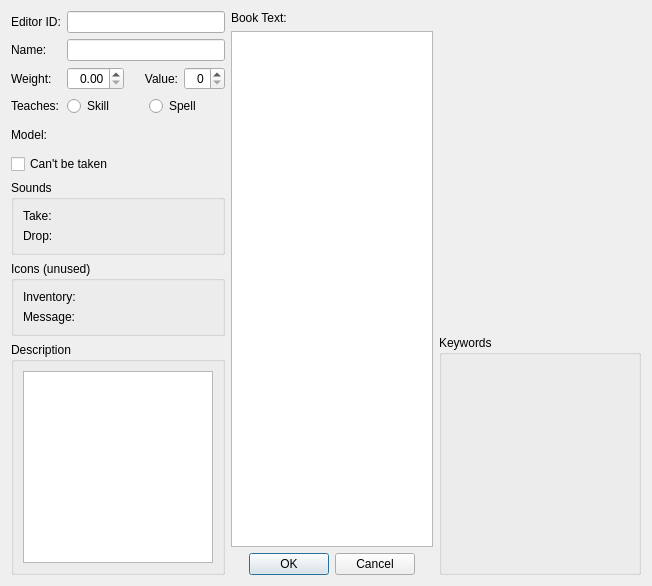
<?xml version="1.0" encoding="UTF-8"?>
<ui version="4.0">
 <class>FormDialogBook</class>
 <widget class="QDialog" name="FormDialogBook">
  <property name="windowTitle">
   <string>Book</string>
  </property>
  <layout class="QGridLayout" name="gridLayout_4" rowstretch="3,2,0" columnstretch="3,4,4">
   <item row="0" column="0" rowspan="3">
    <layout class="QVBoxLayout" name="verticalLayout">
     <item>
      <layout class="QGridLayout" name="baseDataLayout">
       <item row="0" column="0">
        <widget class="QLabel" name="label">
         <property name="text">
          <string>Editor ID:</string>
         </property>
         <property name="buddy">
          <cstring>editorID</cstring>
         </property>
        </widget>
       </item>
       <item row="2" column="2">
        <spacer name="horizontalSpacer">
         <property name="orientation">
          <enum>Qt::Horizontal</enum>
         </property>
         <property name="sizeType">
          <enum>QSizePolicy::Fixed</enum>
         </property>
         <property name="sizeHint" stdset="0">
          <size>
           <width>8</width>
           <height>8</height>
          </size>
         </property>
        </spacer>
       </item>
       <item row="0" column="1" colspan="4">
        <widget class="QLineEdit" name="editorID"/>
       </item>
       <item row="1" column="1" colspan="4">
        <widget class="QLineEdit" name="name"/>
       </item>
       <item row="4" column="0" colspan="5">
        <widget class="DKFormPicker" name="teachSpell">
         <property name="whatsThis">
          <string>&lt;p&gt;A book can optionally be configured to increase one of the player's skills when they read it for the first time, or to teach the player a new spell.&lt;/p&gt;
&lt;p&gt;Note that if a book is set to teach a spell (i.e. if it's a Spell Tome), then the player won't be able to see the text of the book. If they try to use the book, it will either be consumed instantly (if the player doesn't already know the spell) or fail to activate.&lt;/p&gt;</string>
         </property>
        </widget>
       </item>
       <item row="2" column="0">
        <widget class="QLabel" name="label_3">
         <property name="text">
          <string>Weight:</string>
         </property>
         <property name="buddy">
          <cstring>weight</cstring>
         </property>
        </widget>
       </item>
       <item row="5" column="0">
        <widget class="QLabel" name="label_8">
         <property name="text">
          <string>Model:</string>
         </property>
         <property name="buddy">
          <cstring>model</cstring>
         </property>
        </widget>
       </item>
       <item row="1" column="0">
        <widget class="QLabel" name="label_2">
         <property name="text">
          <string>Name:</string>
         </property>
         <property name="buddy">
          <cstring>name</cstring>
         </property>
        </widget>
       </item>
       <item row="3" column="0">
        <widget class="QLabel" name="label_5">
         <property name="text">
          <string>Teaches:</string>
         </property>
        </widget>
       </item>
       <item row="2" column="4">
        <widget class="QSpinBox" name="value">
         <property name="alignment">
          <set>Qt::AlignRight|Qt::AlignTrailing|Qt::AlignVCenter</set>
         </property>
        </widget>
       </item>
       <item row="3" column="1" colspan="4">
        <layout class="QHBoxLayout" name="horizontalLayout">
         <item>
          <widget class="QRadioButton" name="teachTypeSkill">
           <property name="text">
            <string>Skill</string>
           </property>
          </widget>
         </item>
         <item>
          <widget class="QRadioButton" name="teachTypeSpell">
           <property name="text">
            <string>Spell</string>
           </property>
          </widget>
         </item>
        </layout>
       </item>
       <item row="2" column="3">
        <widget class="QLabel" name="label_4">
         <property name="text">
          <string>Value:</string>
         </property>
         <property name="alignment">
          <set>Qt::AlignRight|Qt::AlignTrailing|Qt::AlignVCenter</set>
         </property>
         <property name="buddy">
          <cstring>value</cstring>
         </property>
        </widget>
       </item>
       <item row="2" column="1">
        <widget class="QDoubleSpinBox" name="weight">
         <property name="alignment">
          <set>Qt::AlignRight|Qt::AlignTrailing|Qt::AlignVCenter</set>
         </property>
        </widget>
       </item>
       <item row="6" column="0" colspan="5">
        <widget class="DKFormDestructionDataButton" name="destructionData"/>
       </item>
       <item row="5" column="1" colspan="4">
        <widget class="DKFormNIFPicker" name="model"/>
       </item>
      </layout>
     </item>
     <item>
      <widget class="QCheckBox" name="flagCantBeTaken">
       <property name="text">
        <string>Can't be taken</string>
       </property>
      </widget>
     </item>
     <item>
      <widget class="QGroupBox" name="groupBox">
       <property name="title">
        <string>Sounds</string>
       </property>
       <layout class="QGridLayout" name="gridLayout">
        <item row="0" column="0">
         <widget class="QLabel" name="label_9">
          <property name="text">
           <string>Take:</string>
          </property>
          <property name="buddy">
           <cstring>takeSound</cstring>
          </property>
         </widget>
        </item>
        <item row="1" column="0">
         <widget class="QLabel" name="label_10">
          <property name="text">
           <string>Drop:</string>
          </property>
          <property name="buddy">
           <cstring>dropSound</cstring>
          </property>
         </widget>
        </item>
        <item row="0" column="1">
         <widget class="DKFormPicker" name="takeSound"/>
        </item>
        <item row="1" column="1">
         <widget class="DKFormPicker" name="dropSound"/>
        </item>
       </layout>
      </widget>
     </item>
     <item>
      <widget class="QGroupBox" name="gridGroupBox_3">
       <property name="title">
        <string>Icons (unused)</string>
       </property>
       <layout class="QGridLayout" name="iconsLayout">
        <item row="1" column="0">
         <widget class="QLabel" name="label_7">
          <property name="text">
           <string>Message:</string>
          </property>
          <property name="buddy">
           <cstring>messageIcon</cstring>
          </property>
         </widget>
        </item>
        <item row="0" column="0">
         <widget class="QLabel" name="label_6">
          <property name="text">
           <string>Inventory:</string>
          </property>
          <property name="buddy">
           <cstring>inventoryIcon</cstring>
          </property>
         </widget>
        </item>
        <item row="0" column="1">
         <widget class="DKGameFilePicker" name="inventoryIcon">
          <property name="standardConfiguration">
           <enum>DKGameFilePicker::Textures</enum>
          </property>
         </widget>
        </item>
        <item row="1" column="1">
         <widget class="DKGameFilePicker" name="messageIcon">
          <property name="standardConfiguration">
           <enum>DKGameFilePicker::Textures</enum>
          </property>
         </widget>
        </item>
       </layout>
      </widget>
     </item>
     <item>
      <widget class="QGroupBox" name="groupBox_2">
       <property name="title">
        <string>Description</string>
       </property>
       <layout class="QGridLayout" name="gridLayout_2">
        <item row="0" column="0">
         <widget class="QPlainTextEdit" name="description">
          <property name="whatsThis">
           <string>&lt;p&gt;This text is displayed in the inventory menu, on the book's &quot;item card.&quot;&lt;/p&gt;</string>
          </property>
         </widget>
        </item>
       </layout>
      </widget>
     </item>
    </layout>
   </item>
   <item row="0" column="1" rowspan="2">
    <layout class="QVBoxLayout" name="layoutBookContent">
     <item>
      <widget class="QLabel" name="label_11">
       <property name="text">
        <string>Book Text:</string>
       </property>
       <property name="buddy">
        <cstring>bookContent</cstring>
       </property>
      </widget>
     </item>
     <item>
      <widget class="QPlainTextEdit" name="bookContent">
       <property name="whatsThis">
        <string>&lt;p&gt;The text of the book. If the book doesn't teach a Spell, then the player will see this text when they attempt to read it. Most formatting in books is done using a simplified version of HTML. Comments are supported, as are the following HTML tags: &lt;code&gt;b&lt;/code&gt;, &lt;code&gt;i&lt;/code&gt;, &lt;code&gt;u&lt;/code&gt;, &lt;code&gt;font&lt;/code&gt;, &lt;code&gt;br&lt;/code&gt;, &lt;code&gt;p&lt;/code&gt;, &lt;code&gt;ul&lt;/code&gt; and &lt;code&gt;li&lt;/code&gt; for bulleted lists, and &lt;code&gt;img&lt;/code&gt;. Additionally, some custom non-HTML formatting is supported.&lt;/p&gt;
&lt;p&gt;Notes on the HTML formatting:&lt;/p&gt;
&lt;ul&gt;
   &lt;li&gt;&lt;p&gt;Books don't collapse or hide whitespace, so the &lt;code&gt;br&lt;/code&gt; tag isn't strictly necessary. The &lt;code&gt;p&lt;/code&gt; tag adds one line's worth of blank space at its end, but is only strictly necessary for text alignment: you can set the &lt;code&gt;align&lt;/code&gt; alignment to &lt;code&gt;left&lt;/code&gt;, &lt;code&gt;center&lt;/code&gt;, &lt;code&gt;right&lt;/code&gt;, or &lt;code&gt;justify&lt;/code&gt;.&lt;/p&gt;&lt;/li&gt;
   &lt;li&gt;&lt;p&gt;The &lt;code&gt;font&lt;/code&gt; tag supports four attributes: &lt;code&gt;color&lt;/code&gt;, &lt;code&gt;face&lt;/code&gt;, &lt;code&gt;size&lt;/code&gt;, and the non-standard &lt;code&gt;alpha&lt;/code&gt; attribute. The &lt;code&gt;color&lt;/code&gt; attribute takes a color in hex format (e.g. &lt;code&gt;#FF0000&lt;/code&gt;); the &lt;code&gt;alpha&lt;/code&gt; attribute controls the opacity of the text, and takes a single hex octet (i.e. &lt;code&gt;#00&lt;/code&gt; to &lt;code&gt;#FF&lt;/code&gt;); and the &lt;code&gt;size&lt;/code&gt; attribute takes an integer point size. The supported fonts that can be referenced in the &lt;code&gt;face&lt;/code&gt; attribute are &lt;code&gt;$SkyrimBooks&lt;/code&gt;, &lt;code&gt;$HandwrittenBold&lt;/code&gt;, &lt;code&gt;$DaedricFont&lt;/code&gt;, &lt;code&gt;$DragonFont&lt;/code&gt;, &lt;code&gt;$DwemerFont&lt;/code&gt;, &lt;code&gt;$FalmerFont&lt;/code&gt;, and &lt;code&gt;$MageScriptFont&lt;/code&gt;.&lt;/p&gt;&lt;/li&gt;
   &lt;li&gt;&lt;p&gt;The &lt;code&gt;img&lt;/code&gt; tag takes a &lt;code&gt;src&lt;/code&gt; attribute and optional &lt;code&gt;width&lt;/code&gt; and &lt;code&gt;height&lt;/code&gt; attributes. The former should be a URI using the &lt;code&gt;img://&lt;/code&gt; protocol, and should specify the full path to a texture file including the Textures folder but not including the Data folder (e.g. &lt;code&gt;img://Textures/Interface/Books/Illuminated_Letters/X_letter.png&lt;/code&gt;). Note that the game's pagination system doesn't account for the size of images: if an image is too low on the page, and too large, it will run off the bottom edge of the page. Use page breaks (see below) to manually force the image to the next page.&lt;/p&gt;&lt;/li&gt;
&lt;/ul&gt;
&lt;p&gt;The non-HTML formatting is as follows:&lt;/p&gt;
&lt;dl&gt;
   &lt;dt&gt;&lt;b&gt;[pagebreak]&lt;/b&gt;&lt;/dt&gt;
      &lt;dd&gt;&lt;p&gt;Breaks to the next page. Must be on its own line.&lt;/p&gt;&lt;/dd&gt;
   &lt;dt&gt;&lt;b&gt;quest text replacement codes&lt;/b&gt;&lt;/dt&gt;
      &lt;dd&gt;&lt;p&gt;There are various custom formatting codes that can act as placeholders, to be filled with actor names, pronouns, and so on. These use angle brackets but are not HTML. There are too many of these codes to document here, but examples include: &lt;code&gt;&amp;lt;Alias=Player&amp;gt;&lt;/code&gt;, which will be replaced with the player's current name at display time; and &lt;code&gt;&amp;lt;Alias.Pronoun=Player&amp;gt;&lt;/code&gt;, which will be replaced with the player's subject-pronoun (e.g. &quot;she&quot;).&lt;/p&gt;&lt;/dd&gt;
&lt;/dl&gt;</string>
       </property>
      </widget>
     </item>
    </layout>
   </item>
   <item row="0" column="2">
    <widget class="DKPapyrusBoundScriptListPane" name="scriptListPane"/>
   </item>
   <item row="1" column="2" rowspan="2">
    <widget class="QGroupBox" name="groupBox_3">
     <property name="title">
      <string>Keywords</string>
     </property>
     <layout class="QGridLayout" name="gridLayout_3">
      <item row="0" column="0">
       <widget class="DKFormListPane" name="keywords"/>
      </item>
     </layout>
    </widget>
   </item>
   <item row="2" column="1">
    <layout class="QHBoxLayout" name="horizontalLayout_2">
     <item>
      <spacer name="horizontalSpacer_2">
       <property name="orientation">
        <enum>Qt::Horizontal</enum>
       </property>
       <property name="sizeHint" stdset="0">
        <size>
         <width>40</width>
         <height>20</height>
        </size>
       </property>
      </spacer>
     </item>
     <item>
      <widget class="QPushButton" name="buttonOK">
       <property name="text">
        <string>OK</string>
       </property>
      </widget>
     </item>
     <item>
      <widget class="QPushButton" name="buttonCancel">
       <property name="text">
        <string>Cancel</string>
       </property>
      </widget>
     </item>
     <item>
      <spacer name="horizontalSpacer_3">
       <property name="orientation">
        <enum>Qt::Horizontal</enum>
       </property>
       <property name="sizeHint" stdset="0">
        <size>
         <width>40</width>
         <height>20</height>
        </size>
       </property>
      </spacer>
     </item>
    </layout>
   </item>
  </layout>
 </widget>
 <customwidgets>
  <customwidget>
   <class>DKFormPicker</class>
   <extends>QWidget</extends>
   <header>widgets/DKFormPicker.h</header>
  </customwidget>
  <customwidget>
   <class>DKFormListPane</class>
   <extends>QWidget</extends>
   <header>widgets/DKFormListPane.h</header>
  </customwidget>
  <customwidget>
   <class>DKFormDestructionDataButton</class>
   <extends>QWidget</extends>
   <header>widgets/DKFormDestructionDataButton.h</header>
  </customwidget>
  <customwidget>
   <class>DKPapyrusBoundScriptListPane</class>
   <extends>QWidget</extends>
   <header>widgets/DKPapyrusBoundScriptListPane.h</header>
  </customwidget>
  <customwidget>
   <class>DKGameFilePicker</class>
   <extends>QWidget</extends>
   <header>widgets/DKGameFilePicker.h</header>
  </customwidget>
  <customwidget>
   <class>DKFormNIFPicker</class>
   <extends>QWidget</extends>
   <header>widgets/DKFormNIFPicker.h</header>
  </customwidget>
 </customwidgets>
 <tabstops>
  <tabstop>editorID</tabstop>
  <tabstop>name</tabstop>
  <tabstop>weight</tabstop>
  <tabstop>value</tabstop>
  <tabstop>teachTypeSkill</tabstop>
  <tabstop>teachTypeSpell</tabstop>
  <tabstop>teachSpell</tabstop>
  <tabstop>model</tabstop>
  <tabstop>destructionData</tabstop>
  <tabstop>flagCantBeTaken</tabstop>
  <tabstop>takeSound</tabstop>
  <tabstop>dropSound</tabstop>
  <tabstop>inventoryIcon</tabstop>
  <tabstop>messageIcon</tabstop>
  <tabstop>description</tabstop>
  <tabstop>bookContent</tabstop>
  <tabstop>scriptListPane</tabstop>
  <tabstop>keywords</tabstop>
  <tabstop>buttonOK</tabstop>
  <tabstop>buttonCancel</tabstop>
 </tabstops>
 <resources/>
 <connections/>
</ui>
